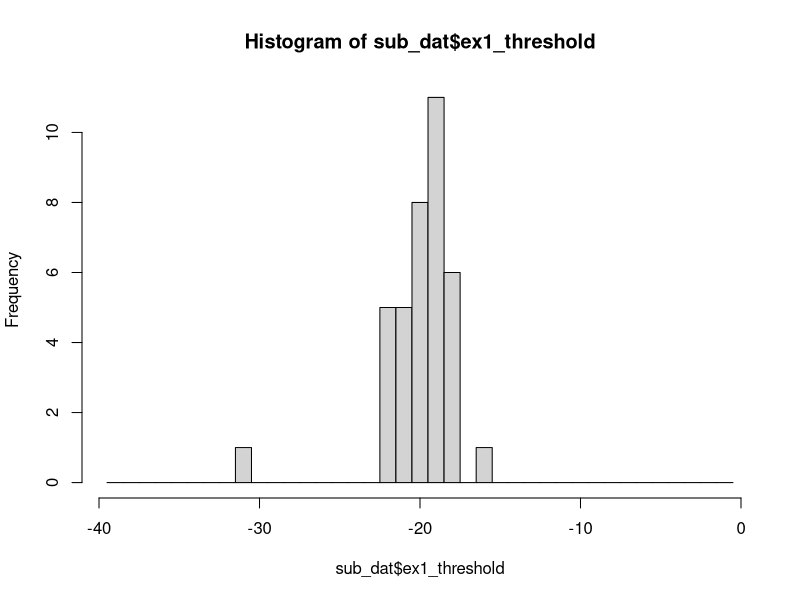
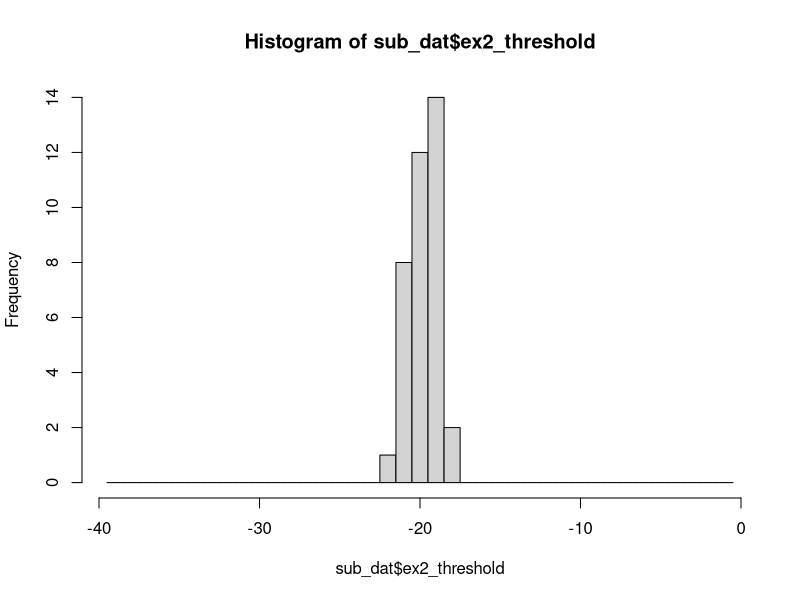
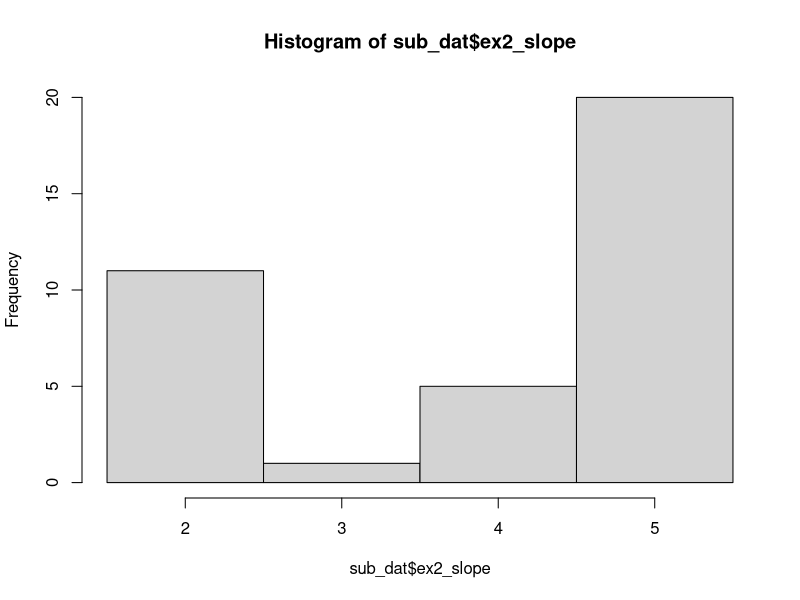
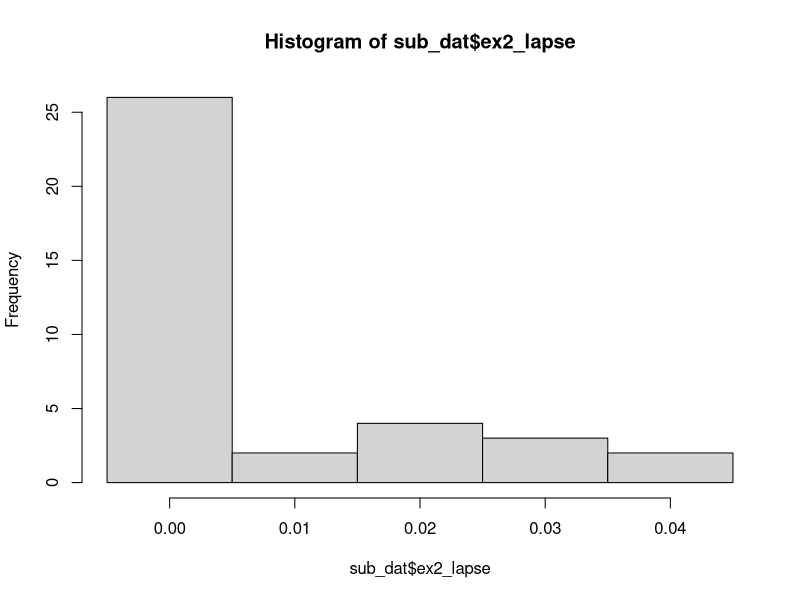
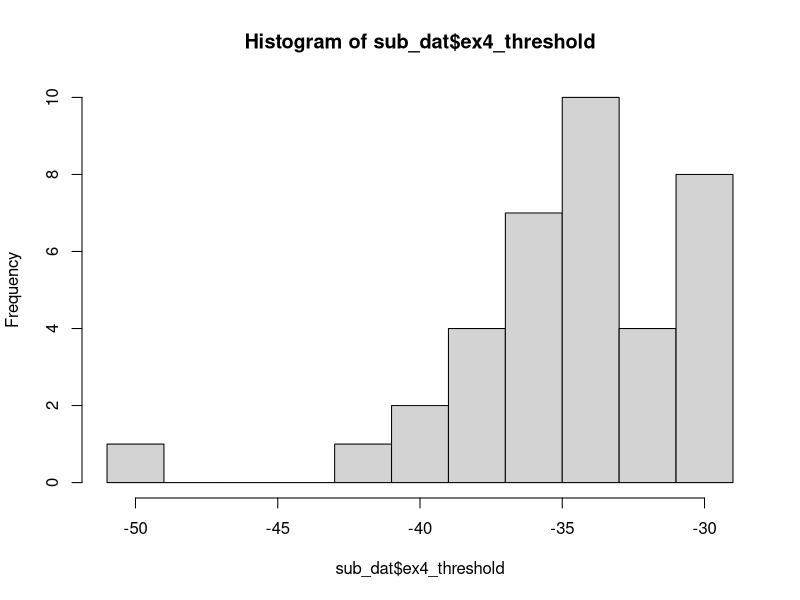
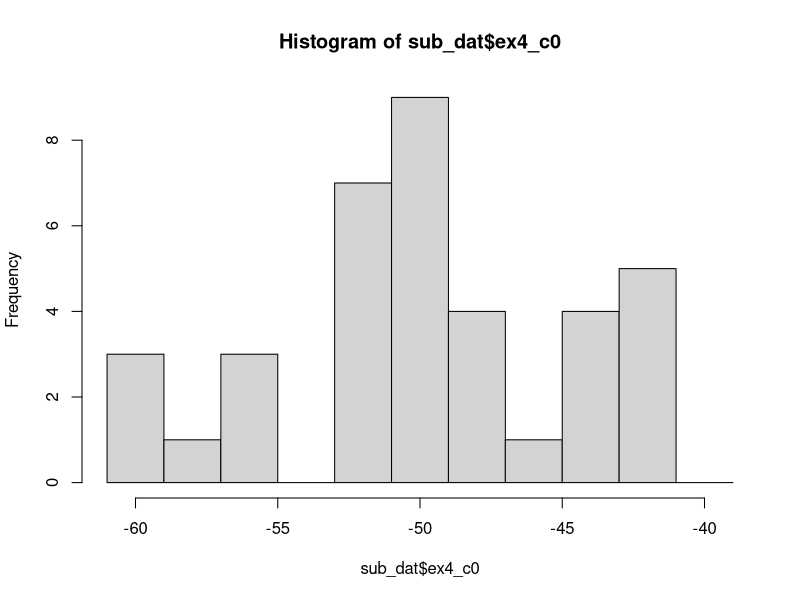
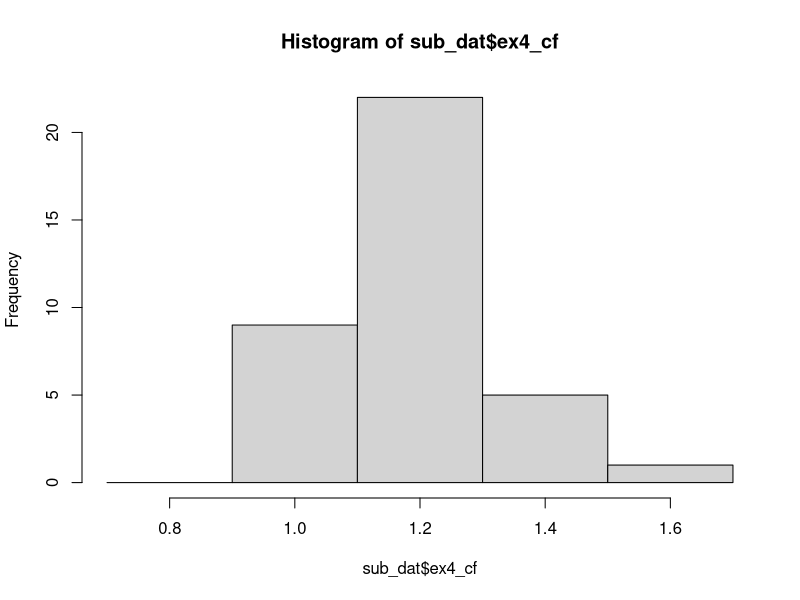
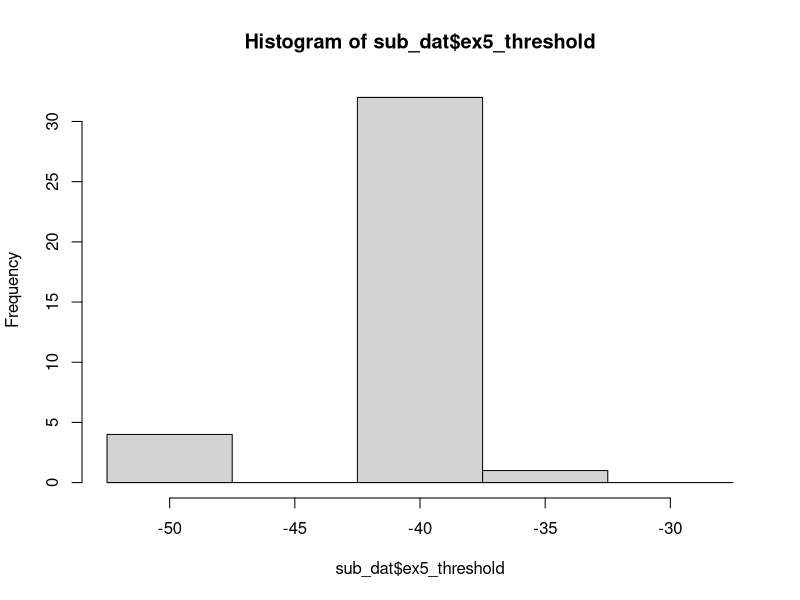

These figures' R source, in order:
## ---- chunk 1
knitr::opts_chunk$set(echo = TRUE)
## ---- chunk 2
dat_jsqp <- read.table('jsQuestPlus_20220111.csv', sep=",", header=T) 
sub_dat <- subset(dat_jsqp, trial_index == 1) # Retrieve 37 estimates from raw data.
summary(sub_dat$ex1_threshold)
hist(sub_dat$ex1_threshold, seq(-39.5,0))
## ---- chunk 3
summary(sub_dat$ex2_threshold)
hist(sub_dat$ex2_threshold, seq(-39.5,0))
## ---- chunk 4
summary(sub_dat$ex2_slope)
hist(sub_dat$ex2_slope, seq(1.5, 5.5))
## ---- chunk 5
summary(sub_dat$ex2_lapse)
hist(sub_dat$ex2_lapse, seq(-0.005,0.045,0.01))
## ---- chunk 6
summary(sub_dat$ex4_threshold)
hist(sub_dat$ex4_threshold, seq(-51,-29,2))
## ---- chunk 7
summary(sub_dat$ex4_c0)
hist(sub_dat$ex4_c0, seq(-61,-39,2))
## ---- chunk 8
summary(sub_dat$ex4_cf)
hist(sub_dat$ex4_cf, seq(0.7,1.7,0.2))
## ---- chunk 9
summary(sub_dat$ex5_threshold)
hist(sub_dat$ex5_threshold, seq(-52.5, -27.5, 5))
## ---- chunk 10
summary(sub_dat$ex5_c0)
hist(sub_dat$ex5_c0, seq(-62.5, -37.5, 5))
## ---- chunk 11
summary(sub_dat$ex5_cf)
hist(sub_dat$ex5_cf, seq(0.7,1.7,0.2))
## ---- chunk 12
summary(sub_dat$ex5_cw)
hist(sub_dat$ex5_cw, seq(0.7,1.7,0.2))
